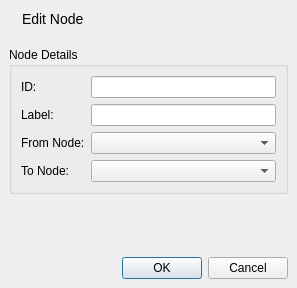
<?xml version="1.0" encoding="UTF-8"?>
<ui version="4.0">
 <class>EditEdgeDialog</class>
 <widget class="QDialog" name="EditEdgeDialog">
  <property name="geometry">
   <rect>
    <x>0</x>
    <y>0</y>
    <width>297</width>
    <height>288</height>
   </rect>
  </property>
  <property name="windowTitle">
   <string>Dialog</string>
  </property>
  <layout class="QVBoxLayout" name="verticalLayout_2">
   <property name="spacing">
    <number>0</number>
   </property>
   <property name="leftMargin">
    <number>0</number>
   </property>
   <property name="topMargin">
    <number>0</number>
   </property>
   <property name="rightMargin">
    <number>0</number>
   </property>
   <property name="bottomMargin">
    <number>0</number>
   </property>
   <item>
    <widget class="QWidget" name="titleWidget" native="true">
     <layout class="QHBoxLayout" name="horizontalLayout_3">
      <item>
       <widget class="QLabel" name="label_2">
        <property name="text">
         <string/>
        </property>
        <property name="pixmap">
         <pixmap resource="../icons.qrc">:/icons/node_edit.png</pixmap>
        </property>
       </widget>
      </item>
      <item>
       <widget class="QLabel" name="title_2">
        <property name="styleSheet">
         <string notr="true">QLabel { font-size: 14px; }</string>
        </property>
        <property name="text">
         <string>Edit Node</string>
        </property>
       </widget>
      </item>
      <item>
       <spacer name="horizontalSpacer_2">
        <property name="orientation">
         <enum>Qt::Horizontal</enum>
        </property>
        <property name="sizeHint" stdset="0">
         <size>
          <width>159</width>
          <height>20</height>
         </size>
        </property>
       </spacer>
      </item>
     </layout>
    </widget>
   </item>
   <item>
    <widget class="QWidget" name="dialogMainWidget" native="true">
     <layout class="QVBoxLayout" name="verticalLayout">
      <item>
       <widget class="QGroupBox" name="groupBox">
        <property name="title">
         <string>Node Details</string>
        </property>
        <layout class="QFormLayout" name="formLayout">
         <item row="0" column="0">
          <widget class="QLabel" name="label">
           <property name="text">
            <string>ID:</string>
           </property>
          </widget>
         </item>
         <item row="0" column="1">
          <widget class="QLineEdit" name="lineEdit"/>
         </item>
         <item row="1" column="0">
          <widget class="QLabel" name="label_3">
           <property name="text">
            <string>Label:</string>
           </property>
          </widget>
         </item>
         <item row="1" column="1">
          <widget class="QLineEdit" name="lineEdit_2"/>
         </item>
         <item row="2" column="0">
          <widget class="QLabel" name="label_4">
           <property name="text">
            <string>From Node:</string>
           </property>
          </widget>
         </item>
         <item row="3" column="0">
          <widget class="QLabel" name="label_5">
           <property name="text">
            <string>To Node:</string>
           </property>
          </widget>
         </item>
         <item row="2" column="1">
          <widget class="QComboBox" name="comboBox"/>
         </item>
         <item row="3" column="1">
          <widget class="QComboBox" name="comboBox_2"/>
         </item>
        </layout>
       </widget>
      </item>
      <item>
       <spacer name="verticalSpacer">
        <property name="orientation">
         <enum>Qt::Vertical</enum>
        </property>
        <property name="sizeHint" stdset="0">
         <size>
          <width>20</width>
          <height>40</height>
         </size>
        </property>
       </spacer>
      </item>
     </layout>
    </widget>
   </item>
   <item>
    <widget class="QWidget" name="buttons" native="true">
     <layout class="QHBoxLayout" name="horizontalLayout">
      <item>
       <widget class="QDialogButtonBox" name="buttonBox">
        <property name="standardButtons">
         <set>QDialogButtonBox::Cancel|QDialogButtonBox::Ok</set>
        </property>
       </widget>
      </item>
     </layout>
    </widget>
   </item>
  </layout>
 </widget>
 <resources>
  <include location="../icons.qrc"/>
 </resources>
 <connections/>
</ui>
